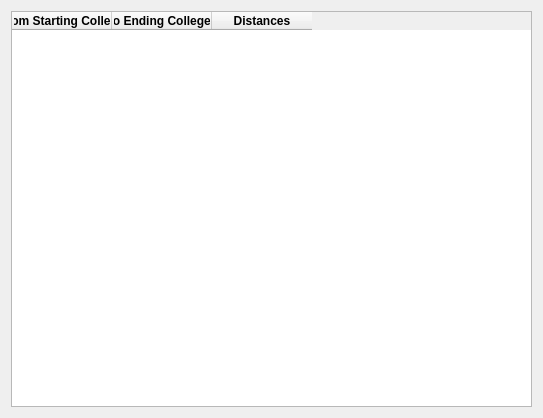
<?xml version="1.0" encoding="UTF-8"?>
<ui version="4.0">
 <class>Allfromsaddleback</class>
 <widget class="QDialog" name="Allfromsaddleback">
  <property name="geometry">
   <rect>
    <x>0</x>
    <y>0</y>
    <width>543</width>
    <height>418</height>
   </rect>
  </property>
  <property name="windowTitle">
   <string>Dialog</string>
  </property>
  <layout class="QGridLayout" name="gridLayout">
   <item row="0" column="0">
    <widget class="QTableWidget" name="saddlebackTable">
     <column>
      <property name="text">
       <string>From Starting College</string>
      </property>
      <property name="font">
       <font>
        <weight>75</weight>
        <bold>true</bold>
       </font>
      </property>
     </column>
     <column>
      <property name="text">
       <string>To Ending Colleges</string>
      </property>
      <property name="font">
       <font>
        <weight>75</weight>
        <bold>true</bold>
       </font>
      </property>
     </column>
     <column>
      <property name="text">
       <string>Distances</string>
      </property>
      <property name="font">
       <font>
        <weight>75</weight>
        <bold>true</bold>
       </font>
      </property>
     </column>
    </widget>
   </item>
  </layout>
 </widget>
 <resources/>
 <connections/>
</ui>
